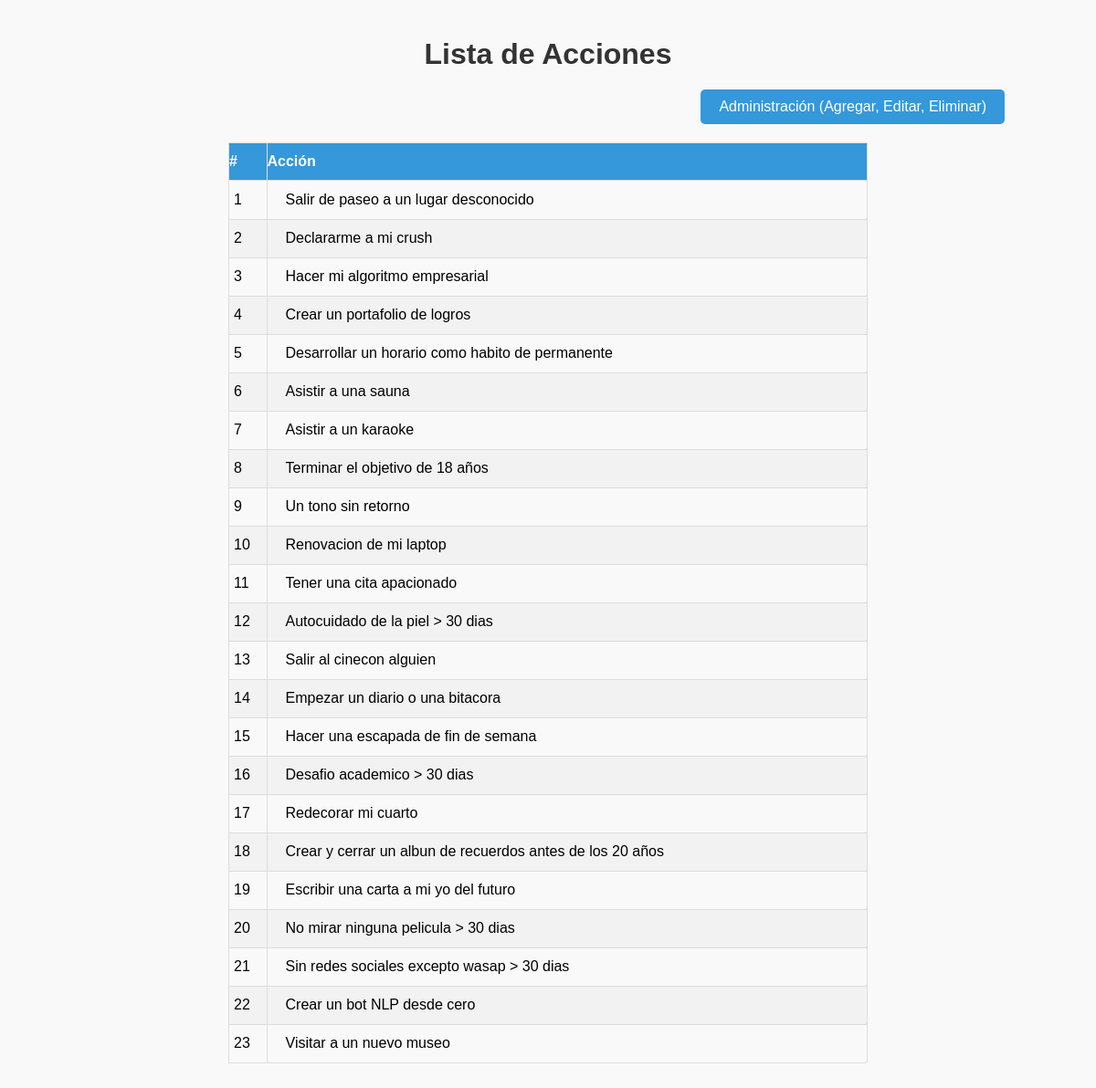
The page / on the database its author committed.
### tables this page shows
CREATE TABLE acciones (
    id INTEGER PRIMARY KEY AUTOINCREMENT,
    nombre_accion TEXT,
    completada INTEGER DEFAULT 0
);

### accion_model.php (called while the page is built, shortened)
<?php
include 'db.php';
function obtenerAcciones() {
    global $db;
    $stmt = $db->query("SELECT * FROM acciones");
    return $stmt->fetchAll(PDO::FETCH_ASSOC);
}
?>

### index.php (the view, shortened to what this page needs)
<?php
include 'accion_model.php';
$acciones = obtenerAcciones();
?>
<!DOCTYPE html>
<html lang="es">
<head>
    <link rel="stylesheet" href="https://cdnjs.cloudflare.com/ajax/libs/font-awesome/4.7.0/css/font-awesome.min.css">
</head>
<body>
    <div class="container">
        <h1>Lista de Acciones</h1>
        <div class="admin-button">
            <a href="admin_acciones.php" class="btn-admin">Administración (Agregar, Editar, Eliminar)</a>
        </div>
        <table class="tabla-acciones">
            <thead>
                <tr>
                    <th>#</th>
                    <th>Acción</th>
                </tr>
            </thead>
            <tbody>
                <?php
                $contador = 1;
                foreach ($acciones as $accion) : ?>
                    <tr>
                        <td><span style="margin: 10px 5px;"><?php echo $contador++; ?></span></td>
                        <td>
                            <form action="actualizar_estado.php" method="POST" class="form-accion">
                                <label class="accion-label">
                                    <span class="accion-nombre">
                                        <?php echo htmlspecialchars($accion['nombre_accion']); ?>
                                    </span>
                                </label>
                            </form>
                        </td>
                    </tr>
                <?php endforeach; ?>
            </tbody>
        </table>
    </div>
</body>
</html>

### index.php (style rules this page uses)
body { font-family: Arial, sans-serif; margin: 0; padding: 20px; background-color: #f9f9f9; }
.container { max-width: 1000px; margin: 0 auto; text-align: center; }
h1 { color: #333; text-align: center; margin-bottom: 20px; }
.admin-button { display: flex; justify-content: flex-end; margin-bottom: 20px; }
.btn-admin { padding: 10px 20px; background-color: #3498db; color: white; text-decoration: none; border-radius: 5px; transition: background-color 0.3s ease; }
.tabla-acciones { width: 70%; border-collapse: collapse; margin: 20px auto; }
.tabla-acciones th, .tabla-acciones td { border: 1px solid #ddd; padding: 0px; text-align: left; height: 40px; cursor: pointer; }
.tabla-acciones th { background-color: #3498db; color: white; }
.tabla-acciones tr:nth-child(even) { background-color: #f2f2f2; }
.form-accion { width: 100%; height: 100%; margin: 0; padding: 0; display: flex; align-items: center; justify-content: space-between; }
.accion-label { display: flex; width: 100%; align-items: center; padding: 0px; box-sizing: border-box; cursor: pointer; }
.accion-nombre { width: 100%; display: inline-block; transition: background-color 0.3s ease; }
.tabla-acciones td:nth-child(2) { border-right: none; }
.tabla-acciones th:nth-child(2) { border-right: none; }
span { margin: 10px 20px; }

### rows shown on the page
acciones: nombre_accion "Salir de paseo a un lugar desconocido"
acciones: nombre_accion "Declararme a mi crush"
acciones: nombre_accion "Hacer mi algoritmo empresarial"
acciones: nombre_accion "Crear un portafolio de logros"
acciones: nombre_accion "Desarrollar un horario como habito de permanente"
acciones: nombre_accion "Asistir a una sauna"
acciones: nombre_accion "Asistir a un karaoke"
acciones: nombre_accion "Terminar el objetivo de 18 años"
acciones: nombre_accion "Un tono sin retorno"
acciones: nombre_accion "Renovacion de mi laptop"
acciones: nombre_accion "Tener una cita apacionado"
acciones: nombre_accion "Autocuidado de la piel > 30 dias"
acciones: nombre_accion "Salir al cinecon alguien"
acciones: nombre_accion "Empezar un diario o una bitacora"
acciones: nombre_accion "Hacer una escapada de fin de semana"
acciones: nombre_accion "Desafio academico > 30 dias"
acciones: nombre_accion "Redecorar mi cuarto"
acciones: nombre_accion "Crear y cerrar un albun de recuerdos antes de los 20 años"
acciones: nombre_accion "Escribir una carta a mi yo del futuro"
acciones: nombre_accion "No mirar ninguna pelicula > 30 dias"
acciones: nombre_accion "Sin redes sociales excepto wasap > 30 dias"
acciones: nombre_accion "Crear un bot NLP desde cero"
acciones: nombre_accion "Visitar a un nuevo museo"
